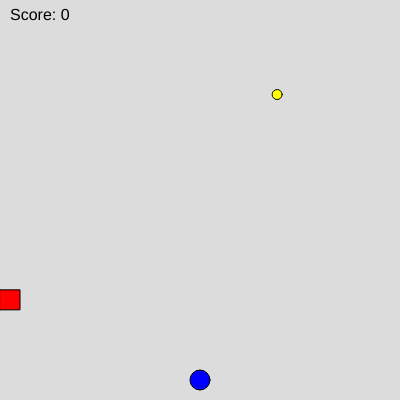
Frame 1 (no input)
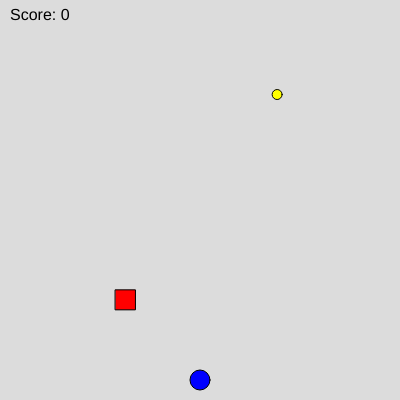
Frame 60 (no input)
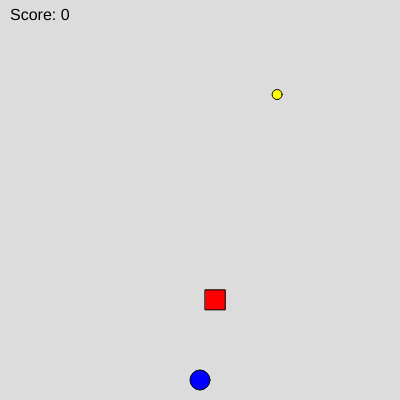
Frame 120 (the mouse pressed at the canvas centre since frame 60)

The p5.js sketch that drew these frames (run headless with seeded random() and noise() and a simulated clock; from frame 60 on, the mouse is pressed at the canvas centre):

// p5.js sketch
// ── sketch.js
// Game variables 
let playerX, playerY;
let coinX, coinY;
let obstacleX, obstacleY;
let score = 0;
let gameOver = false;
let obstacleSpeed = 1

function setup() {
  createCanvas(400, 400);
  initializeGame();
}

function initializeGame() {
  // Initialize player position (bottom center)
  playerX = width/2;
  playerY = height - 20;
  
  // Initialize coin position
  newCoin();
  
  // Initialize obstacle position
  obstacleX = 0;
  obstacleY = random(20, height-20);
}

function draw() {
  background(220);
  
  if (gameOver) {
    displayGameOver();
  } else {
    // Draw game elements
    drawPlayer();
    drawCoin();
    drawObstacle();
    
    // Handle movement
    movePlayer();
    moveObstacle();
    
    // Check for collisions
    checkCoinCollection();
    checkCollisions();
    
    // Display game stats
    displayStats();
  }
}

function drawPlayer() {
  fill(0, 0, 255);  // Blue player
  circle(playerX, playerY, 20);
}

function drawCoin() {
  fill(255, 255, 0);  // Yellow coin
  circle(coinX, coinY, 10);
}

function drawObstacle() {
  fill(255, 0, 0);  // Red obstacle
  rect(obstacleX, obstacleY, 20, 20);
}

// Basic left/right movement provided
function movePlayer() {
  if (keyIsDown(LEFT_ARROW)) {
    playerX -= 5;
  }
  if (keyIsDown(RIGHT_ARROW)) {
    playerX += 5;
  }
  if (keyIsDown(UP_ARROW)) {
    playerY -= 5;
  }
  if (keyIsDown(DOWN_ARROW)) {
    playerY += 5;
  }
  
  // TODO: Add up/down movement
  // HINT: Use UP_ARROW and DOWN_ARROW keys
  // Movement should be 5 pixels per frame
  
  // TODO: Add boundary checking
  // HINT: Keep player within canvas bounds
  // Check against 0, width, and height
}

function moveObstacle() {
  // TODO: Move obstacle from top to bottom
  // HINT: Increase obstacleY by obstacleSpeed
  if (obstacleY >length){
    obstacleX = random(0+10, width-10)
  }else {
    obstacleY = obstacleY + obstacleSpeed
  }
  // TODO: Reset obstacle when it goes off screen
  // HINT: Check if obstacleX > width
  // Reset to left side and new random Y position
}

function checkCoinCollection() {
  if (dist(playerX, playerY, coinX,coinY)<15){
    score ++
    newCoin()
    obstacleSpeed ++
  }
  // TODO: Check if player touches coin
  // HINT: Use dist(playerX, playerY, coinX, coinY)
  // If distance < 15:
  //   - Increase score
  //   - Create new coin
  //   - Increase obstacle speed slightly
}

function checkCollisions() {
  // TODO: Check if player hits obstacle
  // HINT: Similar to coin collection
  // If hit (distance < 20):
  //   - Increase hits
  //   - Check for game over (hits >= 3)
  //   - Reset positions
}

function displayStats() {
  fill(0);
  textSize(16);
  text("Score: " + score, 10, 20);
  // TODO: Add display for hits and speed
}

function displayGameOver() {
  // TODO: Show game over screen
  // HINT: Use textAlign(CENTER, CENTER)
  // Show:
  //   - "Game Over" message
  //   - Final score
  //   - "Press R to Restart"
}

function newCoin() {
  // Generate random position for coin
  coinX = random(20, width-20);
  coinY = random(20, height-20);
}

function resetGame() {
  // TODO: Reset all game variables
  // HINT: Reset score, hits, speed
  // Set gameOver to false
  // Call initializeGame()
}

function keyPressed() {
  // TODO: Check for 'R' key to restart game
  // HINT: Use key === 'r' || key === 'R'
  // Only works when game is over
}

// Helper function you might need
function distance(x1, y1, x2, y2) {
  return dist(x1, y1, x2, y2);
}
